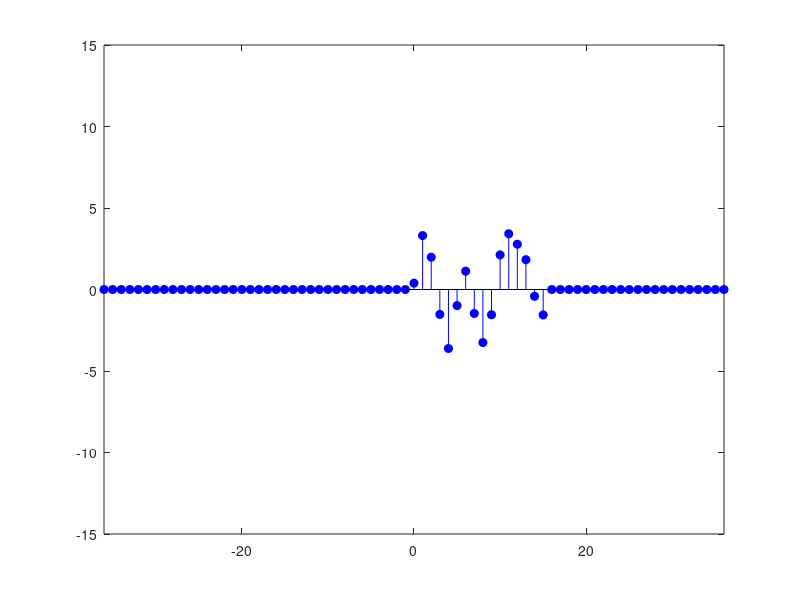

Here is the MATLAB script that generated this plot: (Note: this script raises an error after producing the figure.)
%close all;

%% User Parameters
N = 16;                                             % Signal length [samples]
w_noise_var = 5;                                    % Variance of Gaussian white noise
noise_filt_N = 3;                                   % No. of samples over which the Gaussian white noise is smoothed
use_saved_seed = false;                             % Use a saved state for the random number generator
n_plot_periods = 2.2;                               % No. of periods (of length N) over which the x-axis shall be plotted
x_time_limits = ceil(n_plot_periods * N) * [-1 1];  % ^^^ belongs to above definition ^^^
y_time_limits = 15*[-1, 1];                         % Defines Y-Axis limits of time plots


%% Generate and plot finite-energy time signal x[n]
if use_saved_seed && exist('seed.mat', 'file')
    load('seed.mat');
    rng(seed);
end

% Gaussian white noise
white_noise = w_noise_var * randn(1, N);

% Signal that is to be analysed, smoothed by a rectangular filter of
% length noise_filt_N, and containing a small sinoid part.
signal = conv(white_noise, ones(1, noise_filt_N) ./ noise_filt_N, 'same') + ...
         3 * sin(3*2*pi*(0:N-1)/N);

% Plot our signal
t = (1:N) - 1;

f1 = figure('name', 'Finite-energy time signal');

% Plot main signal
stem(t, signal, 'filled', 'b');

% Add zero padding and vertical lines that separate the periods
hold on;
for ii = 2:ceil(n_plot_periods)
    stem(t + N*(ii-1), zeros(1, length(signal)), 'filled', 'b');
end
for ii = 1:ceil(n_plot_periods)
    stem(t - N*ii, zeros(1, length(signal)), 'filled', 'b');
end

xlim(x_time_limits);
ylim(y_time_limits);
add_vert_lines(gca, n_plot_periods, N);
title('Finite-energy time signal x[n]');


%% DTFT of finite-energy signal
f2 = figure('name', 'DTFT of finite-energy signal x[n], X(omega)');

t = 0:N-1;
omegas = n_plot_periods*(-2*pi:0.001:2*pi);
X_dtft = dtft(signal, t, omegas);

% Plot the DTFT of the finite-energy signal
plot(omegas, abs(X_dtft));

add_vert_lines(gca, n_plot_periods, 2*pi);

title('DTFT of finite-energy signal x[n], X(\omega)');

%% Nonperiodic autocorrelation of finite-energy signal
f4 = figure('name', 'Nonperiodic autocorrelation R_x[tau]');

taus = -1.5*N:1.5*N;
R_x_nonper = nonperiodic_autocorrelation(signal, taus);
stem(taus, R_x_nonper, 'filled', 'b');

title('Nonperiodic autocorrelation R_x[\tau]');
xlabel('Time Shift [samples]');


%% Energy Spectral Density S_X(omega) of finite-energy signal x[n]
f3 = figure('name', 'Energy Spectral Density S_X(omega) of finite-energy signal x[n]');

subplot(2,1,1);
omegas = n_plot_periods*(-2*pi:0.001:2*pi);
plot(omegas, abs(X_dtft).^2)

add_vert_lines(gca, n_plot_periods, 2*pi);
title('Energy Spectral Density S_X(\omega) from DTFT');
legend('S_x(\omega)');

subplot(2,1,2);
taus = -1.5*N:1.5*N;
omegas = n_plot_periods*(-2*pi:0.001:2*pi);
plot(omegas, abs(dtft(R_x_nonper, taus, omegas)))

add_vert_lines(gca, n_plot_periods, 2*pi);
title('Energy Spectral Density S_X(\omega) from nonperiodic autocorrelation');
legend('S_x(\omega)');


%% Plot periodic signal x_p[n]
f5 = figure('name', 'Periodic signal x_p[n]');

t = (1:N) - 1;
periodic_stem(t, signal, n_plot_periods, N);

xlim(x_time_limits);
ylim(y_time_limits);
add_vert_lines(gca, n_plot_periods, N);
title('Periodic signal x_p[n]');


%% DFT of periodic signal x_per[n]

% Generate the DFT of x[n].
% Note that, as the DFT assumes the signal to be N-periodic, we can give it
% one (the first) period of the nonperiodic signal.
X_dft = fft(signal);

% Add one period of the DFT to the DTFT plot to show that we align
% correctly in X- and Y-Axis.
figure(f2);
hold on;
stem(linspace(0,2*(N-1)/N*pi, N), abs(X_dft));
legend('DTFT of x[n], X(\omega)', 'DFT of x[n], X[k]');
f2_ax = gca;

% Make a new figure with the DFT plot alone, this time with periodicity
f6 = figure('name', 'DFT of periodic signal x_p[n], X[k]');
f6_ax = axes();

xlim(xlim(f2_ax));
ylim(ylim(f2_ax));

periodic_stem(linspace(0,2*(N-1)/N*pi, N), abs(X_dft), n_plot_periods, 2*pi);

add_vert_lines(gca, n_plot_periods, 2*pi);
title('DFT x_p[n], X[k]');
legend('X[k]');


%% Periodic Autocorrelation
f8 = figure('name', 'Periodic autocorrelation R_x[tau]');

tau = 0:N-1;
periodic_stem(tau, periodic_autocorrelation(signal, tau), n_plot_periods, N);

add_vert_lines(gca, 2, N);
title('Periodic autocorrelation R_x[\tau]');


%% Power Spectral Density PSD
f7 = figure('name', 'Power Spectral Density (PSD) phi_x[k] of periodic signal x_p[n]');

f2_sp = subplot(2,1,1);
omega = linspace(0,2*(N-1)/N*pi, N);
periodic_stem(omega, abs(X_dft).^2 / N, n_plot_periods, 2*pi);

add_vert_lines(gca, 2, 2*pi);
title('Power Spectral Density (PSD) \phi_x[k] from periodic autocorrelation');

subplot(2,1,2);
omega = linspace(0,2*(N-1)/N*pi, N);
tau = 0:N-1;
periodic_stem(omega, abs(dtft(periodic_autocorrelation(signal, tau), tau, omega)), n_plot_periods, 2*pi);

add_vert_lines(gca, 2, 2*pi);
title('Power Spectral Density (PSD) \phi_x[k] from DFT');


%% Discrete Time Fourier Transformation Function
function X = dtft(x, ns, omegas)
    % Calculates the Discrete Time Fourier Transformation of the signal x
    % according to
    %
    % X(omega) = sum( x[n] * e^( i*omega*n ) ) for n from -oo to oo
    %
    % Arguments:
    % x:        a vector of discrete time samples of a signal
    % ns:       a vector of time stamps at which the samples have been
    %           taken
    % omegas:   a vector of values for which the function is to be
    %           evaluated
    
    assert(isnumeric(x) && isvector(x));
    assert(isnumeric(ns) && isvector(ns));
    assert(isnumeric(omegas));
    assert(length(x) == length(ns));
    
    X = zeros(1, length(omegas));
    for ii = 1:length(omegas)
        for jj = 1:length(x)
            X(ii) = X(ii) + x(jj) * exp( -1i * ns(jj) * omegas(ii) ); 
        end
    end
end


%% Autocorrelation Function for Nonperiodic Signals
function R = nonperiodic_autocorrelation(x, taus)
    % Calculates the autocorrelation for nonperiodic, finite-energy
    % signals according to
    % 
    % R_x[tau] = sum( x[n] * x[n - tau] ) for n from -oo to oo
    %
    % Arguments:
    % x:    a vector of discrete time samples of a signal
    % taus: a vector of values for tau for which the function is to be
    %     	evaluated
    
    assert(isnumeric(x) && isvector(x));
    assert(isnumeric(taus) && isvector(taus));
    
    R = zeros(1, length(taus));
    for ii = taus(1):taus(end)
        if abs(ii) >= length(x)
            R(ii - taus(1) + 1) = 0;
        else
            x_shift = circshift(x, ii);

            if ii >= 0
                temp = x(1+ii:end) .* x_shift(1+ii:end);
            else
                temp = x(1:end+ii) .* x_shift(1:end+ii);
            end

            R(ii - taus(1) + 1) = sum(temp);
        end
    end
end


%% Autocorrelation Function for Nonperiodic Signals
function R = periodic_autocorrelation(x, taus)
    % Calculates the autocorrelation for nonperiodic, finite-energy
    % signals according to
    % 
    % R_x[tau] = 1/N * sum( x[n] * x[n - tau] ) for n from 0 to N-1
    % where x[n] is interpreted as periodic in N samples
    %
    % Arguments:
    % x:    a vector of discrete time samples of a signal
    % taus: a vector of values for tau for which the function is to be
    %     	evaluated
    
    assert(isnumeric(x) && isvector(x));
    assert(isnumeric(taus) && isvector(taus));
    
    R = zeros(1, length(taus));
    for ii = taus(1):taus(end)
            R(ii - taus(1) + 1) = sum(x .* circshift(x, ii));
    end
    
    R = R ./ length(x);
end

%%
function add_vert_lines(ax, n_periods, T)
    % Adds n_periods vertical lines at x = n*T except at zero
    
    hold(ax, 'on');
    
    for ii = 2:ceil(n_periods)
        line(ax,  T * (ii - 1) * [1 1], ylim(ax));
    end
    for ii = 1:ceil(n_periods)
        line(ax, -T * (ii - 1) * [1 1], ylim(ax));
    end
end

function periodic_stem(x, y, n_periods, T)
    
    stem(x, y, 'filled', 'b');
    hold on;

    dimmed_color = [88, 172, 250] ./ 256;
    for ii = 2:ceil(n_periods)
        stem(x + T*(ii-1), y, 'filled','Color', dimmed_color, 'MarkerEdgeColor', dimmed_color, 'MarkerFaceColor', dimmed_color);
    end
    for ii = 1:ceil(n_periods)
        stem(x - T*ii, y, 'filled','Color', dimmed_color, 'MarkerEdgeColor', dimmed_color, 'MarkerFaceColor', dimmed_color);
    end

    xlim(ceil(n_periods * T) * [-1 1]);
end
